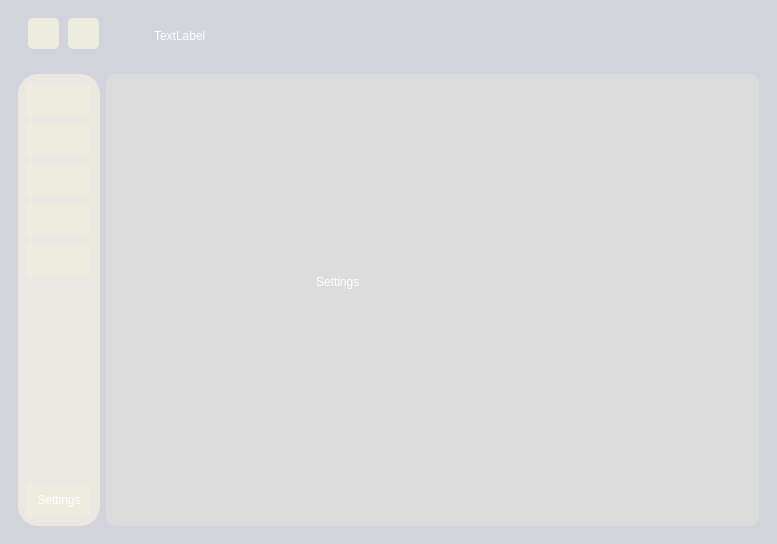
<?xml version="1.0" encoding="UTF-8"?>
<ui version="4.0">
 <class>MainWindow</class>
 <widget class="QMainWindow" name="MainWindow">
  <property name="geometry">
   <rect>
    <x>0</x>
    <y>0</y>
    <width>777</width>
    <height>544</height>
   </rect>
  </property>
  <property name="windowTitle">
   <string>MainWindow</string>
  </property>
  <widget class="QWidget" name="centralwidget">
   <property name="styleSheet">
    <string notr="true">*{
border: none;
background-color: transparent;
color: #fff;
}
#centralwidget{
background-color: #d2d3db;
}
#side_menu{
background-color: #eae8e0;
border-radius: 20px;
}
QPushButton{
padding: 10px;
background-color: #ececdf;
border-radius: 5px;
}
#main_body{
background-color: rgb(220, 220, 220);
border-radius: 10px;
}</string>
   </property>
   <layout class="QVBoxLayout" name="verticalLayout">
    <item>
     <widget class="QWidget" name="header" native="true">
      <property name="minimumSize">
       <size>
        <width>0</width>
        <height>50</height>
       </size>
      </property>
      <property name="maximumSize">
       <size>
        <width>16777215</width>
        <height>50</height>
       </size>
      </property>
      <layout class="QHBoxLayout" name="horizontalLayout_2">
       <item>
        <widget class="QWidget" name="widget_2" native="true">
         <property name="sizePolicy">
          <sizepolicy hsizetype="Preferred" vsizetype="Expanding">
           <horstretch>0</horstretch>
           <verstretch>0</verstretch>
          </sizepolicy>
         </property>
         <property name="minimumSize">
          <size>
           <width>100</width>
           <height>0</height>
          </size>
         </property>
         <property name="maximumSize">
          <size>
           <width>100</width>
           <height>16777215</height>
          </size>
         </property>
         <widget class="QPushButton" name="menuBtn">
          <property name="geometry">
           <rect>
            <x>50</x>
            <y>0</y>
            <width>31</width>
            <height>31</height>
           </rect>
          </property>
          <property name="minimumSize">
           <size>
            <width>0</width>
            <height>0</height>
           </size>
          </property>
          <property name="maximumSize">
           <size>
            <width>16777215</width>
            <height>16777215</height>
           </size>
          </property>
          <property name="text">
           <string/>
          </property>
          <property name="icon">
           <iconset>
            <normaloff>../git-course/menu.png</normaloff>../git-course/menu.png</iconset>
          </property>
          <property name="iconSize">
           <size>
            <width>30</width>
            <height>30</height>
           </size>
          </property>
          <property name="checkable">
           <bool>true</bool>
          </property>
          <property name="autoExclusive">
           <bool>true</bool>
          </property>
         </widget>
         <widget class="QPushButton" name="backBtn">
          <property name="geometry">
           <rect>
            <x>10</x>
            <y>0</y>
            <width>31</width>
            <height>31</height>
           </rect>
          </property>
          <property name="text">
           <string/>
          </property>
          <property name="icon">
           <iconset>
            <normaloff>../git-course/backbutton.png</normaloff>../git-course/backbutton.png</iconset>
          </property>
          <property name="iconSize">
           <size>
            <width>30</width>
            <height>30</height>
           </size>
          </property>
          <property name="checkable">
           <bool>false</bool>
          </property>
          <property name="autoExclusive">
           <bool>true</bool>
          </property>
         </widget>
        </widget>
       </item>
       <item>
        <widget class="QWidget" name="widget_3" native="true">
         <widget class="QLabel" name="label">
          <property name="geometry">
           <rect>
            <x>30</x>
            <y>10</y>
            <width>131</width>
            <height>16</height>
           </rect>
          </property>
          <property name="text">
           <string>TextLabel</string>
          </property>
         </widget>
        </widget>
       </item>
      </layout>
     </widget>
    </item>
    <item>
     <widget class="QWidget" name="widget" native="true">
      <property name="sizePolicy">
       <sizepolicy hsizetype="Preferred" vsizetype="Expanding">
        <horstretch>0</horstretch>
        <verstretch>0</verstretch>
       </sizepolicy>
      </property>
      <layout class="QHBoxLayout" name="horizontalLayout">
       <item alignment="Qt::AlignLeft">
        <widget class="QCustomSlideMenu" name="side_menu" native="true">
         <layout class="QVBoxLayout" name="verticalLayout_2">
          <property name="spacing">
           <number>0</number>
          </property>
          <property name="leftMargin">
           <number>0</number>
          </property>
          <property name="topMargin">
           <number>0</number>
          </property>
          <property name="rightMargin">
           <number>0</number>
          </property>
          <property name="bottomMargin">
           <number>0</number>
          </property>
          <item>
           <widget class="QWidget" name="widget_4" native="true">
            <property name="minimumSize">
             <size>
              <width>60</width>
              <height>0</height>
             </size>
            </property>
            <property name="maximumSize">
             <size>
              <width>150</width>
              <height>16777215</height>
             </size>
            </property>
            <layout class="QVBoxLayout" name="verticalLayout_3">
             <item>
              <widget class="QPushButton" name="pushButton_2">
               <property name="text">
                <string/>
               </property>
               <property name="icon">
                <iconset>
                 <normaloff>../git-course/dashboard.png</normaloff>../git-course/dashboard.png</iconset>
               </property>
               <property name="iconSize">
                <size>
                 <width>30</width>
                 <height>30</height>
                </size>
               </property>
               <property name="checkable">
                <bool>true</bool>
               </property>
               <property name="autoExclusive">
                <bool>true</bool>
               </property>
              </widget>
             </item>
             <item>
              <widget class="QPushButton" name="pushButton_3">
               <property name="text">
                <string/>
               </property>
               <property name="icon">
                <iconset>
                 <normaloff>../git-course/web-programming.png</normaloff>../git-course/web-programming.png</iconset>
               </property>
               <property name="iconSize">
                <size>
                 <width>30</width>
                 <height>30</height>
                </size>
               </property>
               <property name="checkable">
                <bool>true</bool>
               </property>
               <property name="autoExclusive">
                <bool>true</bool>
               </property>
              </widget>
             </item>
             <item>
              <widget class="QPushButton" name="pushButton_4">
               <property name="text">
                <string/>
               </property>
               <property name="icon">
                <iconset>
                 <normaloff>../git-course/graph1.png</normaloff>../git-course/graph1.png</iconset>
               </property>
               <property name="iconSize">
                <size>
                 <width>30</width>
                 <height>30</height>
                </size>
               </property>
               <property name="checkable">
                <bool>true</bool>
               </property>
               <property name="autoExclusive">
                <bool>true</bool>
               </property>
              </widget>
             </item>
             <item>
              <widget class="QPushButton" name="pushButton_5">
               <property name="text">
                <string/>
               </property>
               <property name="icon">
                <iconset>
                 <normaloff>../git-course/map1.png</normaloff>../git-course/map1.png</iconset>
               </property>
               <property name="iconSize">
                <size>
                 <width>30</width>
                 <height>30</height>
                </size>
               </property>
               <property name="checkable">
                <bool>true</bool>
               </property>
               <property name="autoExclusive">
                <bool>true</bool>
               </property>
              </widget>
             </item>
             <item>
              <widget class="QPushButton" name="pushButton_6">
               <property name="text">
                <string/>
               </property>
               <property name="icon">
                <iconset>
                 <normaloff>../git-course/app-store.png</normaloff>../git-course/app-store.png</iconset>
               </property>
               <property name="iconSize">
                <size>
                 <width>30</width>
                 <height>30</height>
                </size>
               </property>
               <property name="checkable">
                <bool>true</bool>
               </property>
               <property name="autoExclusive">
                <bool>true</bool>
               </property>
              </widget>
             </item>
             <item>
              <spacer name="verticalSpacer">
               <property name="orientation">
                <enum>Qt::Vertical</enum>
               </property>
               <property name="sizeHint" stdset="0">
                <size>
                 <width>20</width>
                 <height>233</height>
                </size>
               </property>
              </spacer>
             </item>
             <item>
              <widget class="QPushButton" name="pushButton_7">
               <property name="text">
                <string>Settings</string>
               </property>
               <property name="iconSize">
                <size>
                 <width>30</width>
                 <height>30</height>
                </size>
               </property>
               <property name="checkable">
                <bool>true</bool>
               </property>
               <property name="autoExclusive">
                <bool>true</bool>
               </property>
              </widget>
             </item>
            </layout>
           </widget>
          </item>
         </layout>
        </widget>
       </item>
       <item>
        <widget class="QWidget" name="main_body" native="true">
         <property name="sizePolicy">
          <sizepolicy hsizetype="Expanding" vsizetype="Preferred">
           <horstretch>0</horstretch>
           <verstretch>0</verstretch>
          </sizepolicy>
         </property>
         <widget class="QStackedWidget" name="stackedWidget">
          <property name="geometry">
           <rect>
            <x>0</x>
            <y>0</y>
            <width>681</width>
            <height>441</height>
           </rect>
          </property>
          <property name="currentIndex">
           <number>4</number>
          </property>
          <widget class="QWidget" name="page_5">
           <widget class="QLabel" name="label_4">
            <property name="geometry">
             <rect>
              <x>240</x>
              <y>160</y>
              <width>191</width>
              <height>16</height>
             </rect>
            </property>
            <property name="text">
             <string>Console</string>
            </property>
           </widget>
          </widget>
          <widget class="QWidget" name="page_7">
           <widget class="QLabel" name="label_5">
            <property name="geometry">
             <rect>
              <x>180</x>
              <y>140</y>
              <width>191</width>
              <height>16</height>
             </rect>
            </property>
            <property name="text">
             <string>Graphs</string>
            </property>
           </widget>
          </widget>
          <widget class="QWidget" name="page_8">
           <widget class="QLabel" name="label_6">
            <property name="geometry">
             <rect>
              <x>300</x>
              <y>160</y>
              <width>191</width>
              <height>16</height>
             </rect>
            </property>
            <property name="text">
             <string>Map</string>
            </property>
           </widget>
          </widget>
          <widget class="QWidget" name="page_9">
           <widget class="QLabel" name="label_7">
            <property name="geometry">
             <rect>
              <x>220</x>
              <y>190</y>
              <width>191</width>
              <height>16</height>
             </rect>
            </property>
            <property name="text">
             <string>Trajectory</string>
            </property>
           </widget>
          </widget>
          <widget class="QWidget" name="page_10">
           <widget class="QLabel" name="label_8">
            <property name="geometry">
             <rect>
              <x>210</x>
              <y>200</y>
              <width>191</width>
              <height>16</height>
             </rect>
            </property>
            <property name="text">
             <string>Settings</string>
            </property>
           </widget>
          </widget>
          <widget class="QWidget" name="page_6">
           <widget class="QLabel" name="label_3">
            <property name="geometry">
             <rect>
              <x>230</x>
              <y>180</y>
              <width>191</width>
              <height>16</height>
             </rect>
            </property>
            <property name="text">
             <string>Dashboard</string>
            </property>
           </widget>
          </widget>
         </widget>
        </widget>
       </item>
      </layout>
     </widget>
    </item>
   </layout>
  </widget>
 </widget>
 <customwidgets>
  <customwidget>
   <class>QCustomSlideMenu</class>
   <extends>QWidget</extends>
   <header>Custom_Widgets.Widgets.h</header>
   <container>1</container>
  </customwidget>
 </customwidgets>
 <resources>
  <include location="../icons.qrc"/>
 </resources>
 <connections>
  <connection>
   <sender>menuBtn</sender>
   <signal>toggled(bool)</signal>
   <receiver>backBtn</receiver>
   <slot>raise()</slot>
   <hints>
    <hint type="sourcelabel">
     <x>83</x>
     <y>33</y>
    </hint>
    <hint type="destinationlabel">
     <x>43</x>
     <y>33</y>
    </hint>
   </hints>
  </connection>
  <connection>
   <sender>menuBtn</sender>
   <signal>toggled(bool)</signal>
   <receiver>side_menu</receiver>
   <slot>setVisible(bool)</slot>
   <hints>
    <hint type="sourcelabel">
     <x>43</x>
     <y>33</y>
    </hint>
    <hint type="destinationlabel">
     <x>56</x>
     <y>299</y>
    </hint>
   </hints>
  </connection>
 </connections>
</ui>
